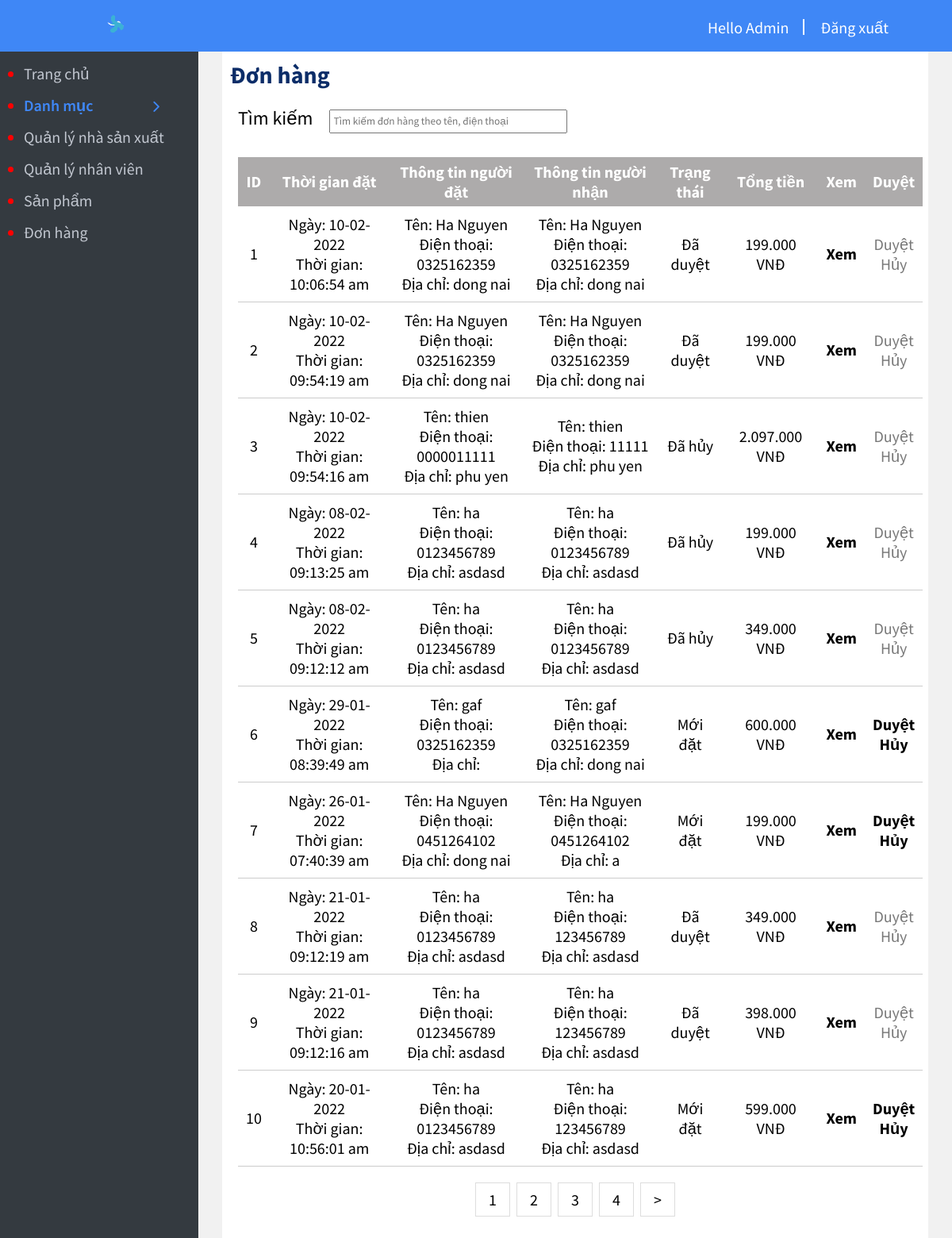
The page /admin/orders/index.php (signed in) on the database its author committed.
### tables this page shows
CREATE TABLE `orders` (
  `id` int(11) NOT NULL,
  `time` timestamp NOT NULL DEFAULT CURRENT_TIMESTAMP ON UPDATE CURRENT_TIMESTAMP,
  `name_receive` varchar(50) NOT NULL,
  `phone_receive` varchar(11) NOT NULL,
  `address_receive` text NOT NULL,
  `note` text NOT NULL,
  `status` int(11) NOT NULL,
  `customer_id` int(11) NOT NULL,
  `total_price` float NOT NULL
);

CREATE TABLE `customer` (
  `id` int(11) NOT NULL,
  `name` varchar(50) NOT NULL,
  `gender` tinyint(1) DEFAULT NULL,
  `birthday` date DEFAULT NULL,
  `email` varchar(50) NOT NULL,
  `password` varchar(50) NOT NULL,
  `token` varchar(50) DEFAULT NULL,
  `phone` varchar(11) NOT NULL,
  `address` text NOT NULL
);

### admin/orders/index.php (the view, shortened to what this page needs)
<?php require'../menu_top.php'?>
<?php require '../connect.php';
$search='';
$count_orders="select count(*) from orders join customer on orders.customer_id=customer.id
where  phone like '%$search%' or name like '%$search%'
or customer.phone like '%$search%' or customer.name like '%$search%'
ORDER BY orders.time desc";
$array_orders=mysqli_query($connect,$count_orders);
$result_orders=mysqli_fetch_array($array_orders);
$number_orders=$result_orders['count(*)'];
$orders_number_in_page=10;
$page=ceil($number_orders/$orders_number_in_page);
$get_page=1;
$passed=$orders_number_in_page*($get_page-1);
$sql="select orders.*,customer.name,customer.phone,customer.address,LPAD(phone_receive, 10, '0') AS phone
from orders
join customer on orders.customer_id=customer.id
where  phone like '%$search%' or name like '%$search%'
or customer.phone like '%$search%' or customer.name like '%$search%'
ORDER BY orders.time desc
limit $orders_number_in_page offset $passed
";
$result=mysqli_query($connect,$sql);
?>
	<h2 style="padding: 10px; display: inline-block; color: #0c2d68;" >Đơn hàng</h2>
	<div style="padding: 10px 20px;">
		<form action="">
			<span style="font-size: 24px; ">Tìm kiếm</span>
		<input style="margin: 0 0 0 16px; width: 300px; height: 30px;"  type="search" name="search"
		value="<?php echo $search?>"  placeholder="Tìm kiếm đơn hàng theo tên, điện thoại">
	</form></div>
	<table>
		<tr>
			<th>ID</th>
			<th>Thời gian đặt</th>
			<th>Thông tin người đặt</th>
			<th>Thông tin người nhận</th>
			<th>Trạng thái</th>
			<th>Tổng tiền</th>
			<th>Xem</th>
			<th>Duyệt</th>
		</tr>
		<?php foreach ($result as $id => $each) { ?>
			<tr style="text-align:center;">
				<td><?php echo $id+1?></td>
				<td><?php
				$d=strtotime($each['time']);
				echo "Ngày: ". date("d-m-Y",$d) ."<br>";
				echo "Thời gian: " .date("h:i:s a",$d)
				?></td>
				<td>
					Tên: <?php echo $each['name']?>
					<br>
					Điện thoại: <?php echo $each['phone']?>
					<br>
					Địa chỉ: <?php echo $each['address']?>
				</td>
				<td>
					Tên: <?php echo $each['name_receive']?>
					<br>
					Điện thoại: <?php echo $each['phone_receive']?>
					<br>
					Địa chỉ: <?php echo $each['address_receive']?>
				</td>
				<td>
					<?php switch ($each['status']) {
						case '0':
							echo "Mới đặt";
							break;
						case '1':
							echo "Đã duyệt";
							break;
						case '2':
							echo "Đã hủy";
							break;
					} ?>
				</td>
				<td>
					<?php echo number_format($each['total_price'], 0, '', '.')?> VNĐ
				</td>
				<td>
					<a class="alter_style" href="detail.php?id=<?php echo $each['id']?>">Xem</a>
				</td>
				<?php if($each['status']==0){?>
				<td>
					<a  class="alter_style" href="update.php?id=<?php echo $each['id']?>&status=1">Duyệt</a>
					<br>
					<a class="alter_style" href="update.php?id=<?php echo $each['id']?>&status=2">Hủy</a>
				</td>
				<?php }else{  ?>
				<td>
						<span style="color:rgb(120, 120, 120);">Duyệt</span>
					<br>
						<span style="color:rgb(120, 120, 120);">Hủy</span>
				</td>
				<?php } ?>
			</tr>
		<?php } ?>
	</table>
<div class="pagination">
		<?php for($i=1;$i<=$page;$i++){ ?>
			<a href="?page=<?php echo $i?>&search=<?php echo $search?>">
				<?php echo $i?>
				</a>
		<?php } ?>
		<?php if($get_page<$page){
			$next=$get_page+1; ?>
		<a href="?page=<?php echo $next ?>&search=<?php echo $search?>">></a>
		<?php } ?>
</div>
<?php require'../menu_bottom.php'?>

### admin/css/style.css (style rules this page uses)
* { margin: 0; padding: 0; box-sizing: none; font-family: 'Source Sans Pro', sans-serif; }
table, td, th { border: 0 solid black; }
table { width: 97%; border-collapse: collapse; margin: 20px; }
table, td { border-bottom: 1px solid #ccc; padding: 10px; }
.alter_style { text-decoration: none; color: black; font-weight: bold; }
th { padding: 6px 0px; color: white; background-color: #adabab; }
input ,textarea ,select { width: 200px; padding: 4px; margin: 4px; }
input { outline: none; }
.pagination { display: flex; justify-content: center; padding-bottom: 40px; }
.pagination a { color: black; padding: 8px 16px; text-decoration: none; transition: background-color .3s; border: 1px solid #ddd; margin: 0 4px; }

### rows shown on the page
orders: time "10-02-2022", time "10:06:54 am", customer.name "Ha Nguyen", phone "0325162359", customer.address "dong nai", name_receive "Ha Nguyen", phone_receive "0325162359", address_receive "dong nai", status "Đã duyệt", total_price "199.000"
orders: time "10-02-2022", time "09:54:19 am", customer.name "Ha Nguyen", phone "0325162359", customer.address "dong nai", name_receive "Ha Nguyen", phone_receive "0325162359", address_receive "dong nai", status "Đã duyệt", total_price "199.000"
orders: time "10-02-2022", time "09:54:16 am", customer.name "thien", phone "0000011111", customer.address "phu yen", name_receive "thien", phone_receive "11111", address_receive "phu yen", status "Đã hủy", total_price "2.097.000"
orders: time "08-02-2022", time "09:13:25 am", customer.name "ha", phone "0123456789", customer.address "asdasd", name_receive "ha", phone_receive "0123456789", address_receive "asdasd", status "Đã hủy", total_price "199.000"
orders: time "08-02-2022", time "09:12:12 am", customer.name "ha", phone "0123456789", customer.address "asdasd", name_receive "ha", phone_receive "0123456789", address_receive "asdasd", status "Đã hủy", total_price "349.000"
orders: time "29-01-2022", time "08:39:49 am", customer.name "gaf", phone "0325162359", name_receive "gaf", phone_receive "0325162359", address_receive "dong nai", status "Mới đặt", total_price "600.000"
orders: time "26-01-2022", time "07:40:39 am", customer.name "Ha Nguyen", phone "0451264102", customer.address "dong nai", name_receive "Ha Nguyen", phone_receive "0451264102", address_receive "a", status "Mới đặt", total_price "199.000"
orders: time "21-01-2022", time "09:12:19 am", customer.name "ha", phone "0123456789", customer.address "asdasd", name_receive "ha", phone_receive "123456789", address_receive "asdasd", status "Đã duyệt", total_price "349.000"
orders: time "21-01-2022", time "09:12:16 am", customer.name "ha", phone "0123456789", customer.address "asdasd", name_receive "ha", phone_receive "123456789", address_receive "asdasd", status "Đã duyệt", total_price "398.000"
orders: time "20-01-2022", time "10:56:01 am", customer.name "ha", phone "0123456789", customer.address "asdasd", name_receive "ha", phone_receive "123456789", address_receive "asdasd", status "Mới đặt", total_price "599.000"

### other values the page prints
$_SESSION['name_admin'] "Admin"
